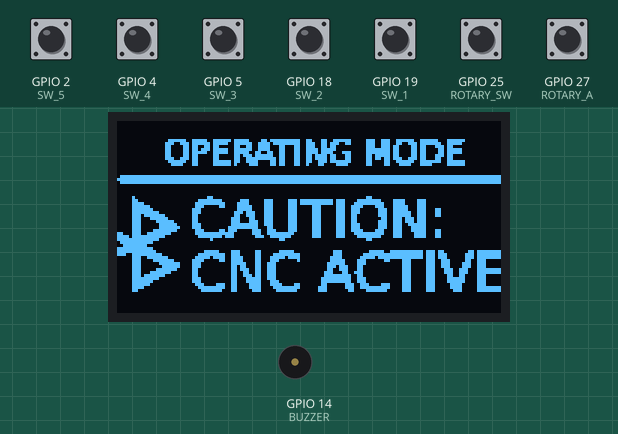
Bench run of a sketch on a simulated ESP32. Parts: 128×64 one-colour display, buzzer (waves = sounding, pin HIGH). The test bench sets the inputs (shaded band); at power-on: GPIO 2 (SW_5), GPIO 4 (SW_4), GPIO 5 (SW_3), GPIO 18 (SW_2), GPIO 19 (SW_1), GPIO 25 (ROTARY_SW), GPIO 27 (ROTARY_A) HIGH. Nothing arrives over Bluetooth unless stated.

Above: at 3.2 s.
3.3 s: GPIO 18 (SW_2) pulled LOW for 0.15 s
At 4.6 s:
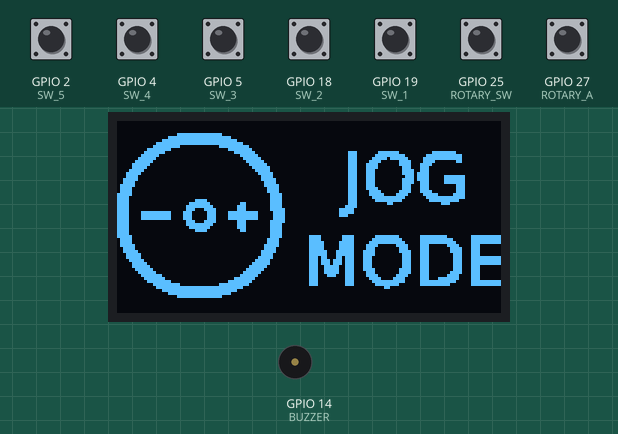
5.1 s: GPIO 18 (SW_2) pulled LOW for 1 s
At 6.6 s:
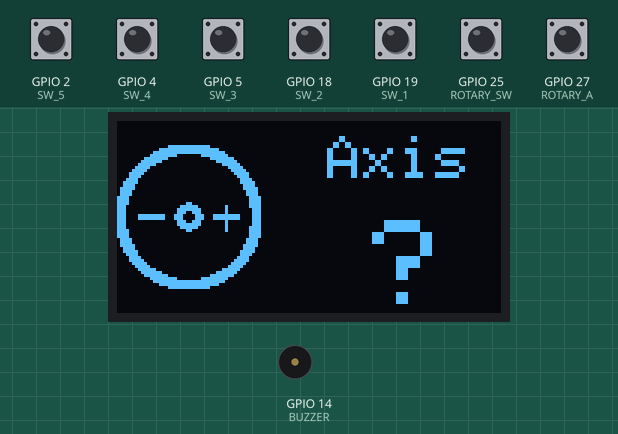
7.6 s: GPIO 2 (SW_5) pulled LOW for 0.15 s
At 8.9 s:
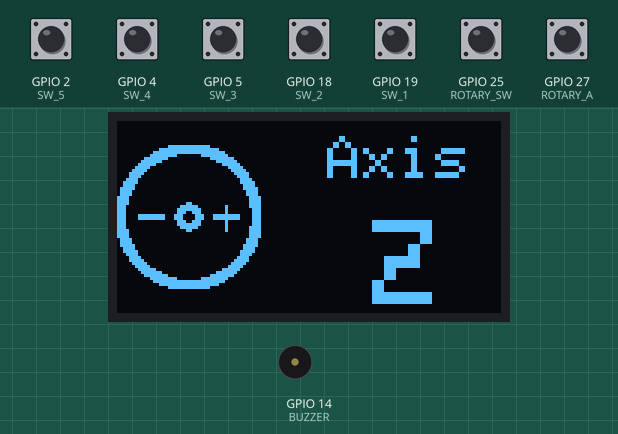
9.5 s: GPIO 4 (SW_4) pulled LOW for 0.15 s
At 10.3 s:
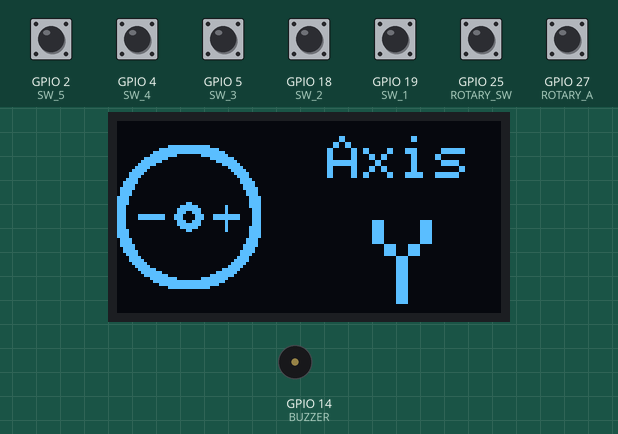
11.4 s: GPIO 5 (SW_3) pulled LOW for 0.15 s
At 13.0 s:
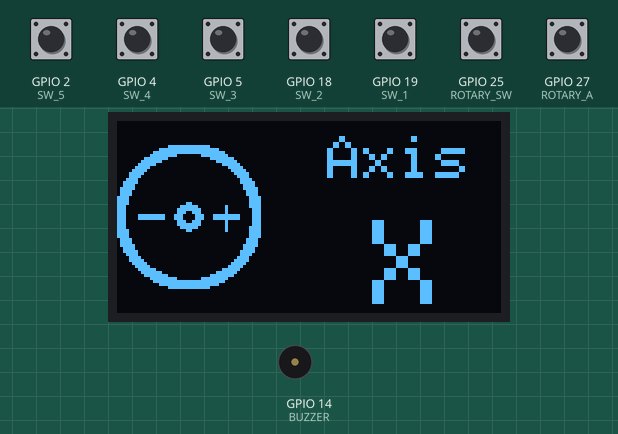
Timing chart, 0 to 14.5 s (numbered marks = the images above; inputs shaded):
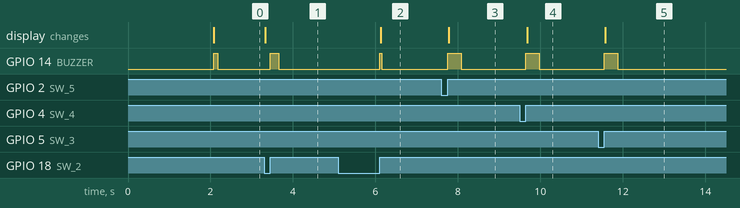

Measured:
- after the input at 3.3 s, GPIO 14 (BUZZER): LOW → HIGH after 0.15 s, → LOW 0.20 s later; the display: changes at once (image 1)
- after the input at 5.1 s, GPIO 14 (BUZZER): LOW → HIGH after 1.0 s, → LOW 0.05 s later; the display: changes after 1.0 s (image 2)
- after the input at 7.6 s, GPIO 14 (BUZZER): LOW → HIGH after 0.15 s, → LOW 0.33 s later; the display: changes after 0.18 s (image 3)
- after the input at 9.5 s, GPIO 14 (BUZZER): LOW → HIGH after 0.15 s, → LOW 0.32 s later; the display: changes after 0.18 s (image 4)
- after the input at 11.4 s, GPIO 14 (BUZZER): LOW → HIGH after 0.15 s, → LOW 0.33 s later; the display: changes after 0.18 s (image 5)

The sketch:

cncminipendant.ino
```cpp
// Convert PNG images at http://javl.github.io/image2cpp/
// 250 threshold and invert colors

// Change to suit your LASER:
#define FOCUSGRBL "M3 S5"

#include "Arduino.h"
#include <Wire.h>
#include "cncimages.h";
#include "BluetoothSerial.h"
#include <Adafruit_GFX.h>
#include <Adafruit_SSD1306.h>
// Adafruit busio library must now be installed in library manager too

#if !defined(CONFIG_BT_ENABLED) || !defined(CONFIG_BLUEDROID_ENABLED)
#error Bluetooth is not enabled! Please run `make menuconfig` to and enable it
#endif

#define ROTARY_A 27
#define ROTARY_B 26
#define ROTARY_SW 25
#define SW_1 19
#define SW_2 18
#define SW_3 5
#define SW_4 4
#define SW_5 2
#define BUZZER 14

BluetoothSerial SerialBT;
int modenum=0,beeplen=0,rotary_alast,rotary_swlast,jogaxis,currfunc=0;
bool sw1=false,sw2=false,sw3=false,firsttime=false,beeping=false;
bool sw1changed=false,sw2changed=false,sw3changed=false,laseron=false;
long beepstart;
Adafruit_SSD1306 display(128,64,&Wire,0);

void setup()
{
  pinMode (ROTARY_A,INPUT);
  pinMode (ROTARY_B,INPUT);
  pinMode (ROTARY_SW,INPUT);
  pinMode (SW_1,INPUT_PULLUP);
  pinMode (SW_2,INPUT_PULLUP);
  pinMode (SW_3,INPUT_PULLUP);
  pinMode (SW_4,INPUT_PULLUP);
  pinMode (SW_5,INPUT);
  pinMode (BUZZER,OUTPUT);
  Serial.begin(115200);
  SerialBT.begin("CNCESP32");
  display.begin(SSD1306_SWITCHCAPVCC,0x3C); // Some displays may be 0x3D
  display.clearDisplay();
  display.drawBitmap(0,0,splash_bmp,splash_width,splash_height,WHITE);
  display.display();
  delay(2000);
  display.clearDisplay();
  drawmode0();
  rotary_alast=digitalRead(ROTARY_A);
  rotary_swlast=digitalRead(ROTARY_SW);
  startbeeping(100);
}

void loop()
{
  if(beeping==true)
  {
    if((millis()-beepstart)>beeplen)
    {
      digitalWrite(BUZZER,LOW);
      beeping=false;
    }
  }
  if(modenum==0)
  {
    if(firsttime==true)
    {
      firsttime=false;
      while(Serial.available()>0) Serial.read();
      while(SerialBT.available()>0) SerialBT.read();
      drawmode0();
    }
    if(Serial.available()>0 || SerialBT.available()>0)
    {
      if(Serial.available()>0)
      {
        SerialBT.write(Serial.read());
      }
      if(SerialBT.available()>0)
      {
        Serial.write(SerialBT.read());
      }
    }
    if(checkbuttons()==2) // OK button is pressed
    {
      modenum=1; // Go to function chooser
      firsttime=true;
    }
  }
  else
  {
    switch(modenum)
    {
      case 1: drawfunctionchooser();
              break;
      case 2: drawjoggingmode();
              break;
      case 3: drawzeroingmode();
              break;
      case 4: drawfocusingmode();
              break;
    }
  }
}

void drawfunctionchooser()
{
  int rotary;
  if(firsttime==true)
  {
    firsttime=false;
    drawfuncscreen();
    delay(50);
    while(checkbuttons()==2); // Check button debounce
    startbeeping(50);
  }
  rotary=rotarycount(200);
  if(rotary>1)
  {
    currfunc++;
    if(currfunc>2) currfunc=0;
    drawfuncscreen();
  }
  if(rotary<-1)
  {
    currfunc--;
    if(currfunc<0) currfunc=2;
    drawfuncscreen();
  }
  if(checkbuttons()==1)
  {
    delay(50);
    while(checkbuttons()==1); // Check button debounce
    modenum=0;
    firsttime=true;
    if(laseron==true)
    {
      Serial.println("M5");
      waitforline();
      laseron=false;
    }
    startbeeping(50);
    return;
  }
  if(checkbuttons()==2)
  {
    delay(50);
    while(checkbuttons()==2); // Check button debounce
    modenum=currfunc+2;
    firsttime=true;
    return;
  }
}

void drawfuncscreen()
{
  display.clearDisplay();
  switch(currfunc)
  {
    case 0: display.drawBitmap(0,0,jogmodefunc_bmp,jogmodefunc_width,jogmodefunc_height,WHITE);
            break;
    case 1: display.drawBitmap(0,0,zeromodefunc_bmp,zeromodefunc_width,zeromodefunc_height,WHITE);
            break;
    case 2: display.drawBitmap(0,0,focusmodefunc_bmp,focusmodefunc_width,focusmodefunc_height,WHITE);
            break;
  }
  display.display();
}

void drawmode0()
{
  display.clearDisplay();
  display.drawBitmap(0,0,mode0bt_bmp,mode0bt_width,mode0bt_height,WHITE);
  display.display();
}

void drawjoggingmode()
{
  int rotary,jogdir;
  float jogdist;
  if(firsttime==true)
  {
    firsttime=false;
    jogaxis=0;
    startbeeping(50);
    drawjoggingdisplay('?');
  }
  if(checkbuttons()==1)
  {
    delay(50);
    while(checkbuttons()==1); // Check button debounce
    modenum=1;
    firsttime=true;
    startbeeping(50);
    return;
  }
  if(checkbuttons()==3) // X button pressed
  {
    delay(50);
    while(checkbuttons()==3); // Check button debounce
    startbeeping(50);
    jogaxis=1;
    drawjoggingdisplay('X');
  }
  if(checkbuttons()==4) // Y button pressed
  {
    delay(50);
    while(checkbuttons()==4); // Check button debounce
    startbeeping(50);
    jogaxis=2;
    drawjoggingdisplay('Y');
  }
  if(checkbuttons()==5) // Z button pressed
  {
    delay(50);
    while(checkbuttons()==5); // Check button debounce
    startbeeping(50);
    jogaxis=3;
    drawjoggingdisplay('Z');
  }
  if(jogaxis>0)
  {
    if(jogaxis==3) jogdist=0.125;
    else jogdist=0.25;
    jogdir=0;
    if(digitalRead(ROTARY_SW)==LOW)jogdist*=3;
    rotary=rotarycount(300);
    if(rotary!=0)
    {
      if(rotary<0)
      {
        jogdir=1;
        rotary*=-1;
      }
      if(rotary>5) rotary=5;
      jogdist*=float(rotary);
      Serial.print("G91 G0 ");
      switch(jogaxis)
      {
        case 1: Serial.print('X'); break;
        case 2: Serial.print('Y'); break;
        case 3: Serial.print('Z'); break;
      }
      if(jogdir==1) Serial.print('-');
      Serial.print(jogdist,DEC);
      Serial.println(" F200");
      waitforline();
    }
  }
}

void drawjoggingdisplay(char c)
{
  display.clearDisplay();
  display.drawBitmap(0,8,jogging_bmp,jogging_width,jogging_height,WHITE);
  display.setTextColor(WHITE);
  display.setTextSize(2);
  display.setCursor(70,5);
  display.println("Axis");
  display.setTextSize(4);
  display.setCursor(85,33);
  display.println(c);
  display.display();
}

void drawzeroingmode()
{
  if(firsttime==true)
  {
    firsttime=false;
    startbeeping(50);
    drawzeroingdisplay('?');
  }
  if(checkbuttons()==1)
  {
    delay(50);
    while(checkbuttons()==1); // Check button debounce
    modenum=1;
    firsttime=true;
    startbeeping(50);
    return;
  }
  if(checkbuttons()==3) // X button pressed
  {
    delay(50);
    while(checkbuttons()==3); // Check button debounce
    startbeeping(50);
    Serial.println("G10 L20 P1 X0");
    waitforline();
    startbeeping(100);
    drawzeroingdisplay('X');
  }
  if(checkbuttons()==4) // Y button pressed
  {
    delay(50);
    while(checkbuttons()==4); // Check button debounce
    startbeeping(50);
    Serial.println("G10 L20 P1 Y0");
    waitforline();
    startbeeping(100);
    drawzeroingdisplay('Y');
  }
  if(checkbuttons()==5) // Z button pressed
  {
    delay(50);
    while(checkbuttons()==5); // Check button debounce
    startbeeping(50);
    Serial.println("G10 L20 P1 Z0");
    waitforline();
    startbeeping(100);
    drawzeroingdisplay('Z');
  }
}

void drawzeroingdisplay(char c)
{
  display.clearDisplay();
  display.drawBitmap(0,8,zeroing_bmp,zeroing_width,zeroing_height,WHITE);
  display.setTextColor(WHITE);
  display.setTextSize(2);
  display.setCursor(70,5);
  display.println("Axis");
  display.setTextSize(4);
  display.setCursor(85,33);
  display.println(c);
  display.display();
}

void drawfocusingmode()
{
  if(firsttime==true)
  {
    firsttime=false;
    if(laseron==false)
    {
      laseron=true;
      startbeeping(100);
      display.clearDisplay();
      display.drawBitmap(0,0,focusing_bmp,focusing_width,focusing_height,WHITE);
      display.display();
      Serial.println(FOCUSGRBL);
      waitforline();
    }
    else
    {
      laseron=false;
      startbeeping(50);
      display.clearDisplay();
      display.drawBitmap(0,0,focusingoff_bmp,focusingoff_width,focusingoff_height,WHITE);
      display.display();
      Serial.println("M5");
      waitforline();
    }
  }
  if(checkbuttons()==1)
  {
    delay(50);
    while(checkbuttons()==1); // Check button debounce
    modenum=1;
    firsttime=true;
    startbeeping(50);
    return;
  }
}

void waitforline()
{
  char c=0;
  while(c!=10)
  {
    if(Serial.available()>0)
    {
      c=Serial.read();
    }
    if(checkbuttons()==1)
    {
      delay(50);
      while(checkbuttons()==1); // Check button debounce
      return;
    }
  }
}

int checkbuttons()
{
  if(digitalRead(SW_1)==LOW) return 1;
  if(digitalRead(SW_2)==LOW) return 2;
  if(digitalRead(SW_3)==LOW) return 3;
  if(digitalRead(SW_4)==LOW) return 4;
  if(digitalRead(SW_5)==LOW) return 5;
  if(digitalRead(ROTARY_SW)==LOW) return 6;
  return 0;
}

int rotarycount(int t)
{
  int count=0,a;
  long stime=millis();
  while((millis()-stime)<t)
  {
    a=digitalRead(ROTARY_A);
    if(a!=rotary_alast)
    {
      if(digitalRead(ROTARY_B)!=a) count++;
      else count--;
    }
    rotary_alast=a;
  }
  return count;
}

void startbeeping(int bl)
{
  beeplen=bl;
  beepstart=millis();
  beeping=true;
  digitalWrite(BUZZER,HIGH);
}
```

Source omitted: cncimages.h (data table, 48934 bytes)
